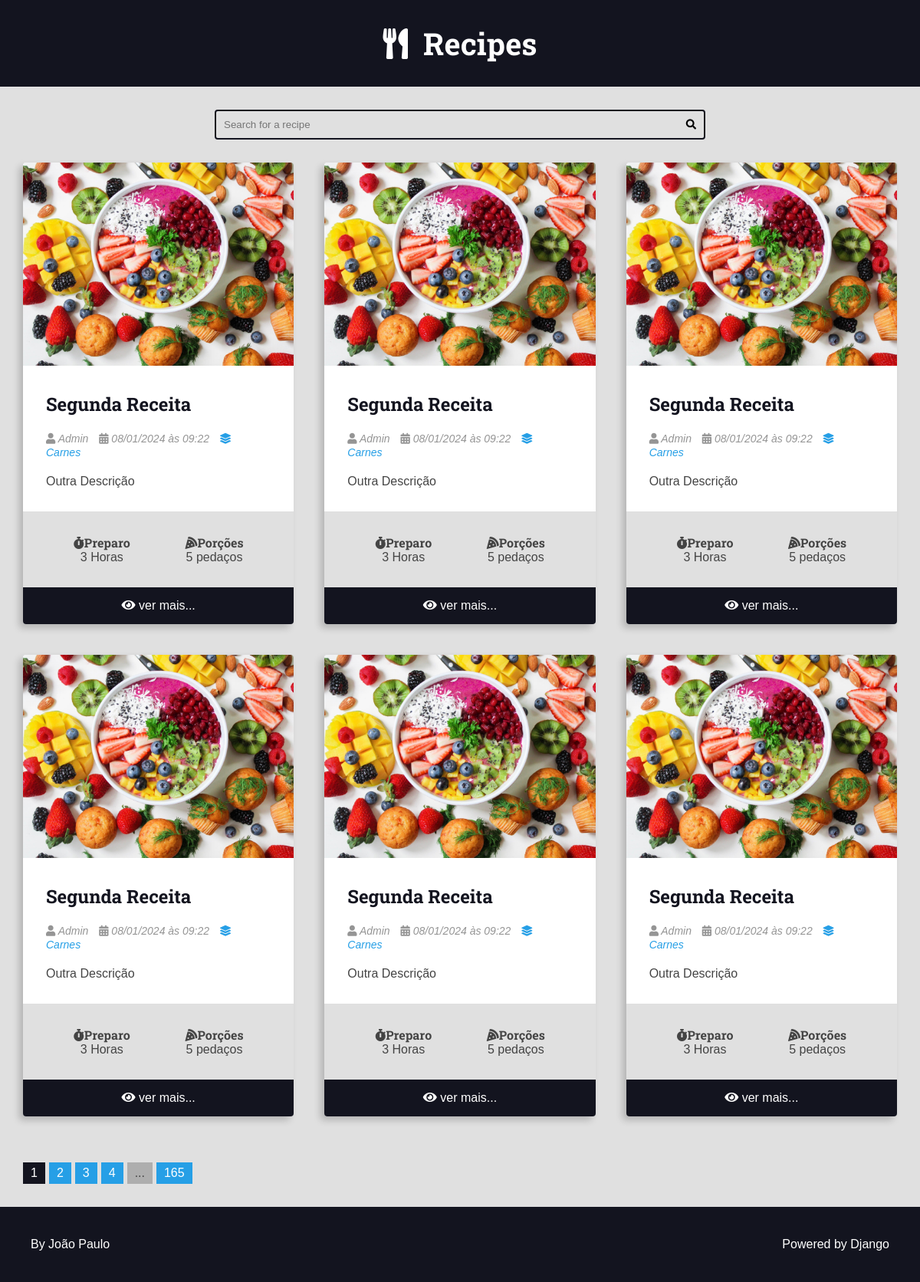
/recipes/category/2/, run on the app's committed database.
### recipes/models.py (models this page shows, shortened)
class Recipe(models.Model):
    title = models.CharField(max_length=65)
    description = models.CharField(max_length=165)
    slug = models.SlugField(unique=True)
    preparation_time = models.IntegerField()
    preparation_time_unit = models.CharField(max_length=65)
    servings = models.IntegerField()
    servings_unit = models.CharField(max_length=65)
    preparation_steps = models.TextField()
    preparation_steps_is_html = models.BooleanField(default=False)
    created_at = models.DateTimeField(auto_now_add=True)
    update_at = models.DateTimeField(auto_now=True)
    is_published = models.BooleanField(default=False)
    cover = models.ImageField(upload_to='recipes/covers/%Y/%m/%d', blank=True,default='')
    category = models.ForeignKey(Category, on_delete = models.SET_NULL, null=True, blank=True,default=None)
    author = models.ForeignKey(User, on_delete = models.SET_NULL, null=True)

class Category(models.Model):
    name = models.CharField(max_length = 65)

### recipes/views.py (the view)
# urls.py: path('recipes/category/<int:category_id>/',views.category, name="category"),
def category(request, category_id):
    recipes = get_list_or_404(
        Recipe.objects.filter(
            category__id=category_id,
            is_published=True,
        ).order_by('-id')
    )
    page_obj, pagination_range = make_pagination(request, recipes, PER_PAGE)
    return render(request, 'recipes/pages/category.html', context={
        'recipes': page_obj,
        'pagination_range': pagination_range,
        'title': f'{recipes[0].category.name} - Category | '
    })

### utils/pagination.py (called while the page is built)
def make_pagination(request,queryset,per_page,qty_pages=4):
    try:
        current_page = int(request.GET.get('page',1))
    except ValueError:
        current_page = 1
    paginator = Paginator(queryset, per_page)
    page_obj = paginator.get_page(current_page)
    pagination_range = make_pagination_range(
        paginator.page_range,
        qty_pages,
        current_page,
    )
    return page_obj, pagination_range

### recipes/templates/recipes/pages/category.html (shortened to what this page needs)
{% extends 'global/base.html' %}
{% block content %}
<div class="main-content main-content-list container">
    {% for recipe in recipes %}
        {% include 'recipes/partials/recipe.html' %}
    {% endfor %}
</div>
{% endblock content %}

### recipes/templates/recipes/partials/recipe.html (shortened to what this page needs)
<div class="recipe recipe-list-item">
    {% if recipe.cover %}
        <div class="recipe-cover">
            <a href="{% url 'recipes:recipe' recipe.id %}">
                <img src="{{ recipe.cover.url }}" alt="Temporário">
            </a>
        </div>
    {% endif %}
    <div class="recipe-title-container">
        <h2 class="recipe-title">
            <a href="{% url 'recipes:recipe' recipe.id %}">
        {{ recipe.title }}
            </a>
        </h2>
    </div>
    <div class="recipe-author">
        {% if recipe.author is not None %}
            <span class="recipe-author-item">
                <i class="fas fa-user"></i>
                {% if recipe.author.first_name %}
                    {{ recipe.author.first_name }} {{ recipe.author.last_name }}
                {% else %}
                    {{ recipe.author.username }}
                {% endif %}
            </span>
        {% endif %}
        <span class="recipe-author-item">
            <i class="fas fa-calendar-alt"></i>
            {{ recipe.created_at|date:"d/m/Y" }} às {{ recipe.created_at|date:"H:i" }}
        </span>
        {% if recipe.category is not None %}
            <span class="recipe-author-item">
                <a href="{% url 'recipes:category' recipe.category.id %}">
                    <i class="fas fa-layer-group"></i>
                    <span>{{recipe.category.name}}</span>
                </a>
            </span>
        {% endif %}
    </div>
    <div class="recipe-content">
        <p>{{ recipe.description }}</p>
    </div>
    <div class="recipe-meta-container">
        <div class="recipe-meta recipe-preparation">
            <h3 class="recipe-meta-title"><i class="fas fa-stopwatch"></i>Preparo</h3>
            <div class="recipe-meta-text">
                {{ recipe.preparation_time }} {{ recipe.preparation_time_unit }}
            </div>
        </div>
        <div class="recipe-meta recipe-servings">
            <h3 class="recipe-meta-title"><i class="fas fa-pizza-slice"></i>Porções</h3>
            <div class="recipe-meta-text">
                {{ recipe.servings }} {{ recipe.servings_unit }}
            </div>
        </div>
    </div>
    {% if is_detail_page is not True %}
        <footer class="recipe-footer">
            <a class="recipe-read-more button button-dark button-full-width" href="{% url 'recipes:recipe' recipe.id %}">
                <i class="fas fa-eye"></i>
                <span>ver mais...</span>
            </a>
        </footer>
    {% endif %}
</div>

### base_static/global/css/styles.css (style rules this page uses)
:root { --color-primary: #269fe6; --color-primary-hover: #2086c2; --color-primary-dark: #13141f; --color-primary-dark-hover: #212336; --color-primary-light: #d4ecfa; --color-primary-light-hover: #bdd8e7; --color-white: #fff; --color-black: #000; --color-dark-text: #444; --color-info-light: #cce5ff; --color-debug-light: #cce5ff; --color-success-light: #d4edda; --color-alert-light: #fff3cd; --color-warning-light: #fff3cd; --color-error-light: #f8d7da; --color-info-dark: #4d86c4; --color-debug-dark: #4d86c4; --color-success-dark: #4a9c5d; --color-alert-dark: #927f40; --color-warning-dark: #927f40; --color-error-dark: #da525d; --color-gray-0: #f9f9f9; --color-gray-1: #e0e0e0; --color-gray-2: #c7c7c7; --color-gray-3: #aeaeae; --color-gray-4: #959595; --color-gray-5: #7d7d7d; --color-gray-6: #646464; --color-gray-7: #4b4b4b; --color-gray-8: #323232; --color-gray-9: #191919; --font-primary: sans-serif; --font-headings: 'Roboto Slab', serif; --spacing-gutter-medium: 3rem; --spacing-gutter-large: 4rem; }
* { padding: 0; margin: 0; box-sizing: border-box; }
html { font-size: 62.5%; }
body { font-size: 1.6rem; font-family: var(--font-primary); background: var(--color-gray-1); color: var(--color-dark-text); }
a { color: var(--color-primary); text-decoration: none; }
h1, h2, h3, h4, h5, h6 { font-family: var(--font-headings); }
img { width: 100%; }
.container { max-width: 144rem; margin: 0 auto; padding: var(--spacing-gutter-medium); }
.main-content { padding-top: 0; }
.main-content-list { display: grid; grid-template-columns: repeat(auto-fit, minmax(340px, 1fr)); gap: var(--spacing-gutter-large); }
.recipe { background: var(--color-white); box-shadow: -5px 5px 10px rgba(0, 0, 0, 0.2); transform: scale(1); transition: all 300ms ease-in-out; border-radius: 0.4rem; overflow: hidden; }
.recipe img { max-width: 100%; }
.recipe-list-item { max-width: 64rem; height: fit-content; }
.recipe-title-container { padding: var(--spacing-gutter-medium); padding-bottom: 2rem; }
.recipe-title-container a { text-decoration: none; color: var(--color-primary-dark); }
.recipe-author { padding: 0 var(--spacing-gutter-medium); }
.recipe-content { padding: var(--spacing-gutter-medium); padding-top: 2rem; }
.recipe-author-item { color: var(--color-gray-4); margin-right: 1rem; font-style: italic; font-size: 1.4rem; }
.recipe-author a { color: var(--color-primary); transition: all 300ms ease-in-out; text-decoration: none; }
.recipe-meta-container { display: flex; flex-flow: row wrap; padding: var(--spacing-gutter-medium); background: var(--color-gray-1); }
.recipe-meta { display: flex; flex-flow: column nowrap; flex-shrink: 1; flex-grow: 1; text-align: center; }
.recipe-meta-title { font-size: 1.6rem; }
.recipe-footer a { background: var(--color-primary-dark); display: block; color: var(--color-white); text-decoration: none; text-align: center; padding: 1.5rem var(--spacing-gutter-medium); transition: all 300ms ease-in-out; }

### data on the page
Recipe: cover (picture), title "Segunda Receita", author.first_name "Admin", created_at "08/01/2024", created_at "09:22", category.name "Carnes", description "Outra Descrição", preparation_time "3", preparation_time_unit "Horas", servings "5", servings_unit "pedaços"
Recipe: cover (picture), title "Segunda Receita", author.first_name "Admin", created_at "08/01/2024", created_at "09:22", category.name "Carnes", description "Outra Descrição", preparation_time "3", preparation_time_unit "Horas", servings "5", servings_unit "pedaços"
Recipe: cover (picture), title "Segunda Receita", author.first_name "Admin", created_at "08/01/2024", created_at "09:22", category.name "Carnes", description "Outra Descrição", preparation_time "3", preparation_time_unit "Horas", servings "5", servings_unit "pedaços"
Recipe: cover (picture), title "Segunda Receita", author.first_name "Admin", created_at "08/01/2024", created_at "09:22", category.name "Carnes", description "Outra Descrição", preparation_time "3", preparation_time_unit "Horas", servings "5", servings_unit "pedaços"
Recipe: cover (picture), title "Segunda Receita", author.first_name "Admin", created_at "08/01/2024", created_at "09:22", category.name "Carnes", description "Outra Descrição", preparation_time "3", preparation_time_unit "Horas", servings "5", servings_unit "pedaços"
Recipe: cover (picture), title "Segunda Receita", author.first_name "Admin", created_at "08/01/2024", created_at "09:22", category.name "Carnes", description "Outra Descrição", preparation_time "3", preparation_time_unit "Horas", servings "5", servings_unit "pedaços"

### other printed values
{{ page }} "1"
{{ page }} "2" "3" "4"
{{ pagination_range.total_pages }} "165"
